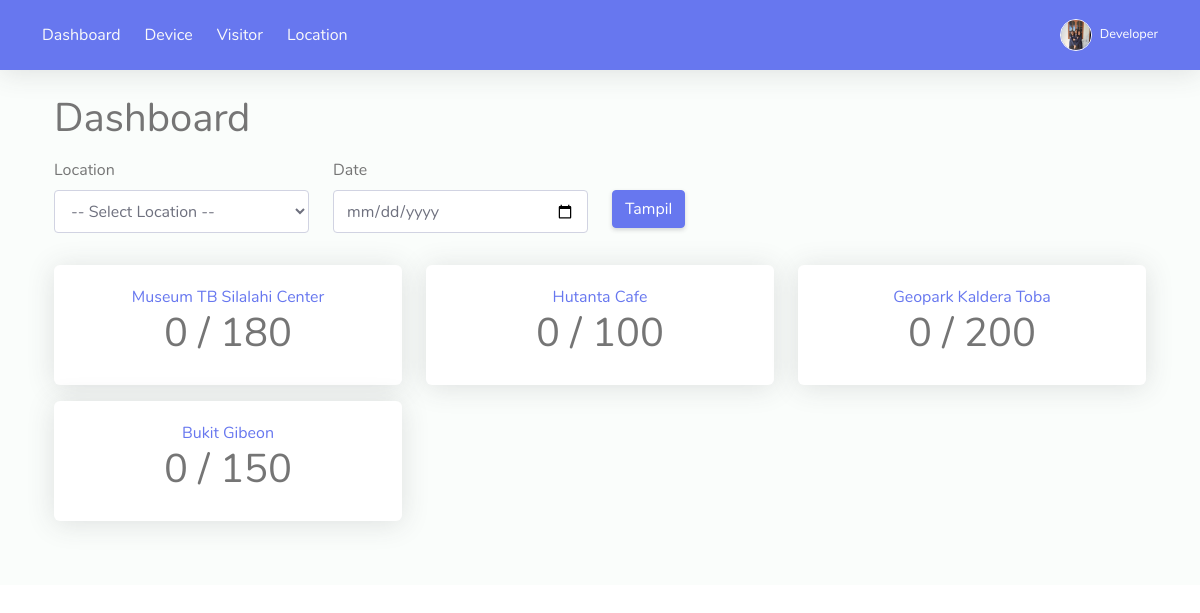
The page /visitor/dashboard (signed in) on the database its author committed.
### tables this page shows
CREATE TABLE `lokasi` (
  `id` int(11) NOT NULL,
  `nama_lokasi` varchar(128) NOT NULL,
  `alamat` text NOT NULL,
  `jam_operasional` varchar(50) NOT NULL,
  `jml_maximum` int(11) NOT NULL
);

### visitor/function.php (called while the page is built, shortened)
<?php
function get($table)
{
    $query = mysqli_query($GLOBALS['connection'], "SELECT * FROM $table");
    return $query;
}

### visitor/dashboard/index.php (the view, shortened to what this page needs)
<?php
require('../layouts/header.php');
$location = get('lokasi');
if (isset($_GET['location']) && isset($_GET['date'])) {
    $idlok = $_GET['location'];
    $now = $_GET['date'];
    if ($idlok == 'all') {
        $lokasi = get('lokasi');
    } else {
        $lokasi = mysqli_query($connection, "SELECT * FROM lokasi WHERE id = $idlok");
    }
} else {
    $lokasi = get('lokasi');
    $now = date('Y-m-d');
}
?>
<h1 class="mb-3">Dashboard</h1>
<form action="">
    <div class="row">
        <div class="col-md-3">
            <div class="form-group">
                <label for="location">Location</label>
                <select name="location" id="location" class="form-control">
                    <option disabled selected>-- Select Location --</option>
                </select>
            </div>
        </div>
        <div class="col-md-3">
            <div class="form-group">
                <label for="date">Date</label>
                <input type="date" name="date" id="date" class="form-control" value="<?= isset($_GET['date']) ? $_GET['date'] : '' ?>">
            </div>
        </div>
        <div class="col-md-3">
            <div class="form-group">
                <br>
                <button type="submit" class="btn btn-primary mt-2">Tampil</button>
            </div>
        </div>
    </div>
</form>
<div class="row mt-3 mb-5">
    <?php foreach ($lokasi as $lk) :  ?>
        <div class="col-md-4 mb-3">
            <div class="card">
                <div class="card-body text-center">
                    <?php if ($_SESSION['level'] == 'admin') : ?>
                        <a href="detail.php?id=<?= $lk['id'] ?>"><?= $lk['nama_lokasi'] ?></a>
                    <?php else : ?>
                        <a href="../location/index.php?location=<?= $lk['id'] ?>"><?= $lk['nama_lokasi'] ?></a>
                    <?php endif; ?>
                    <h1>
                        <?php
                        $idlok = $lk['id'];
                        $visitor = mysqli_query($connection, "SELECT count(user_id) as total FROM visitor WHERE lokasi_id = '$idlok' AND checkin = 1 AND checkout = 0 AND waktu_checkin LIKE '%$now%' ")->fetch_assoc();
                        echo $visitor['total'];
                        ?>
                        /
                        <?php
                        $maximum = mysqli_query($connection, "SELECT * FROM lokasi WHERE id = '$idlok'")->fetch_assoc();
                        echo $maximum['jml_maximum'];
                        ?>
                    </h1>
                </div>
            </div>
        </div>
    <?php endforeach; ?>
</div>
<?php require('../layouts/footer.php') ?>

### rows shown on the page
lokasi: nama_lokasi "Museum TB Silalahi Center", total "0", jml_maximum "180"
lokasi: nama_lokasi "Hutanta Cafe", total "0", jml_maximum "100"
lokasi: nama_lokasi "Geopark Kaldera Toba", total "0", jml_maximum "200"
lokasi: nama_lokasi "Bukit Gibeon", total "0", jml_maximum "150"

### other values the page prints
$_SESSION['nama'] "Developer"
